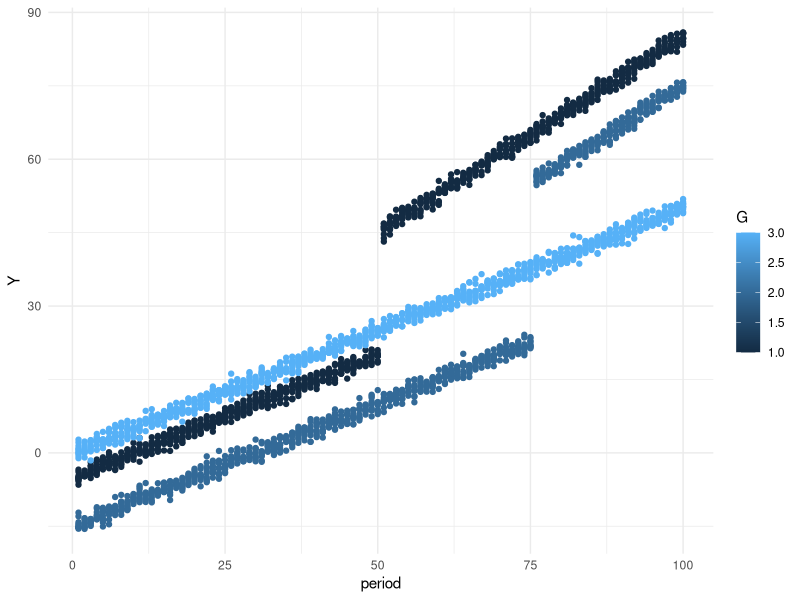

Reproduce this figure in R.
# Load required libraries
library(dplyr)
library(ggplot2)
library(broom) # for tidy function

# Set seed for reproducibility
set.seed(123)

# Number of individuals per group
n_per_group <- 10

# Number of time periods
n_periods <- 100

# Time variable
time <- 1:n_periods

# Generate synthetic data
data2 <- data.frame(
  G = rep(c(1, 2, 3), each = n_per_group * n_periods),
  id = rep(rep(1:n_per_group, each = n_periods), times = 3),
  period = rep(time, times = 3 * n_per_group),
  stringsAsFactors = FALSE
)


data2 = data2 %>% group_by(id) %>% mutate(treat = ifelse((period > 50 & G == 1) | (period > 75 & G == 2), 1, 0),
                                          Y = rnorm(3 * n_periods, mean = case_when(
                                            treat == 1 & G== 1 ~ -5+0.5*period+10+0.3*period,
                                            treat == 0 & G== 1 ~ -5+0.5*period,
                                            treat == 1 & G== 2 ~ -15+0.5*period+10+0.3*period,
                                            treat == 0 & G== 2 ~ -15+0.5*period,
                                            TRUE ~ 0.5*period))) %>% distinct()

# Plot the simulated data
ggplot(data2, aes(x = period, y = Y, color = G, linetype = factor(treat))) +
  geom_point() +
  labs(x = "period", y = "Y", color = "G", linetype = "treat") +
  theme_minimal()

# Estimate DiD parameters using linear regression
diD_model <- lm(Y ~ treat + period + treat:period + G, data = data2)

# Display DiD model summary
summary(diD_model)


#On ajoute les colonnes X et cluster nulles
data2$X <- 0
data2$cluster <- 0


